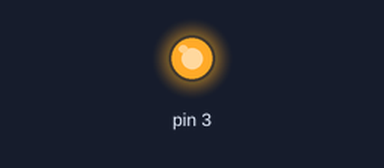
Simulated run of this sketch. Board: Arduino Uno, built with avr-gcc and run on an emulated ATmega328P. Shown: output pins drawn as LEDs (lit = HIGH).

Above: at 0.1 s.
Timing chart, 0 to 1.6 s (numbered marks = the images above):
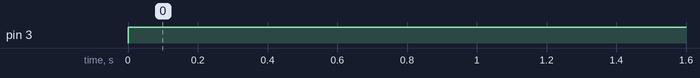

Measured:
- by itself, pin 3: LOW → HIGH at 0.00 s

The sketch:

led_test.ino
```cpp
void setup() {
  // put your setup code here, to run once:
pinMode(3,1);
}

void loop() {
  // put your main code here, to run repeatedly:
digitalWrite(3,1);
}
```
